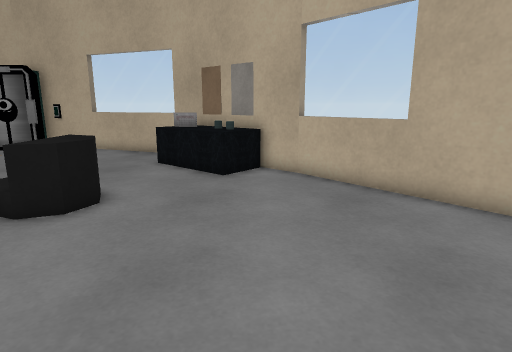
View 1 (above)

18 first-person views from a walk through a scene from a Unity 3-D project. The camera is 1.2 m above the floor, tilts 12° down and sees 75° across. The floor is counted in squares, 0.5 m on a side. Each view is taken from the middle of a square. On the plan, view 1 faces up. The plan holds only what a view shows up to about 20 squares ahead; the rest is blank. The player character is not drawn. Some surface patterns are stand-ins.

View 2
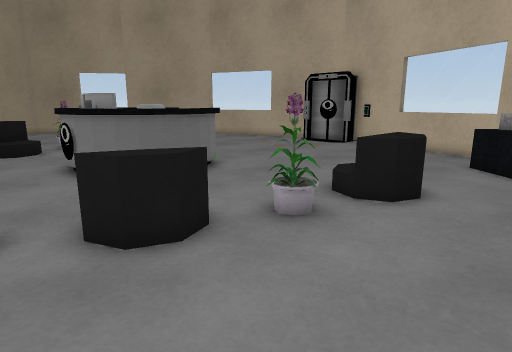

View 3
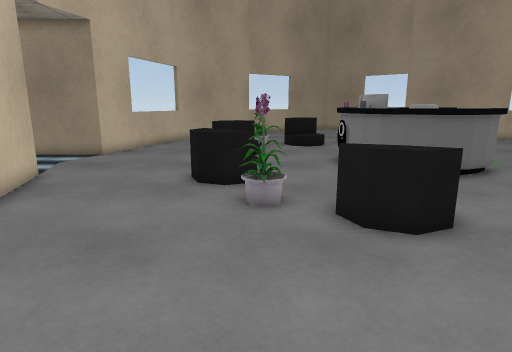

View 4
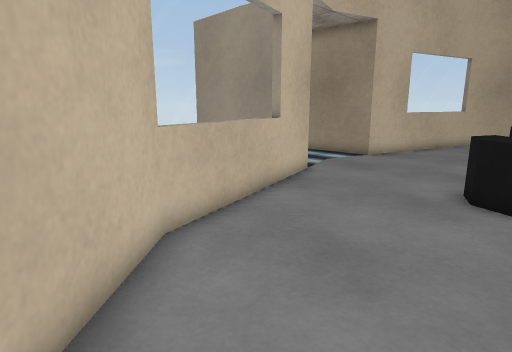

View 5
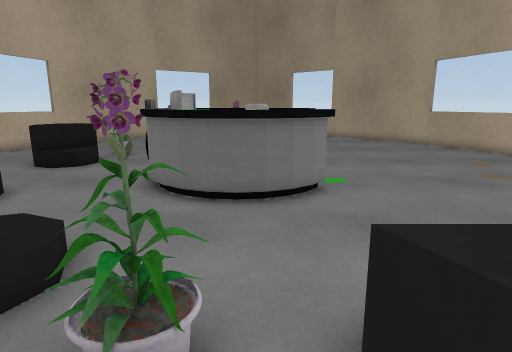

View 6
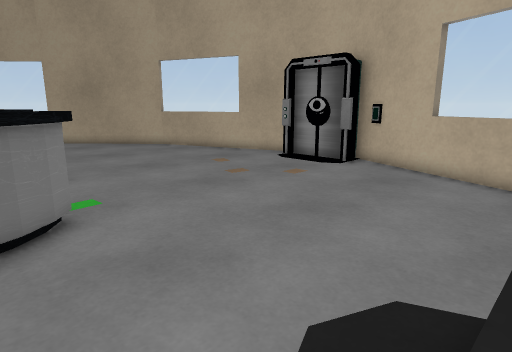

View 7
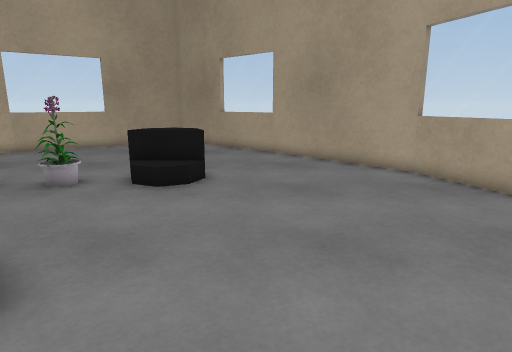

View 8
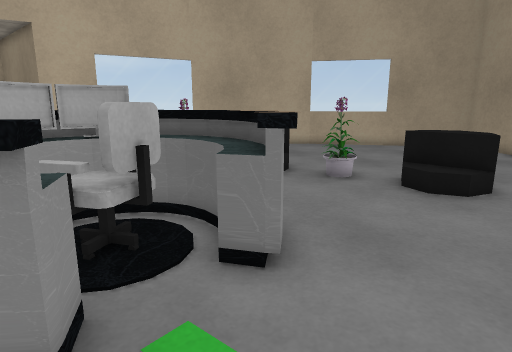

View 9
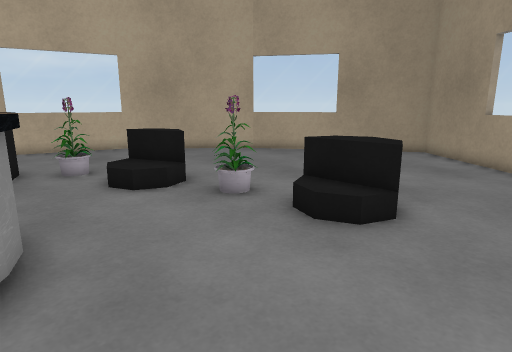

View 10
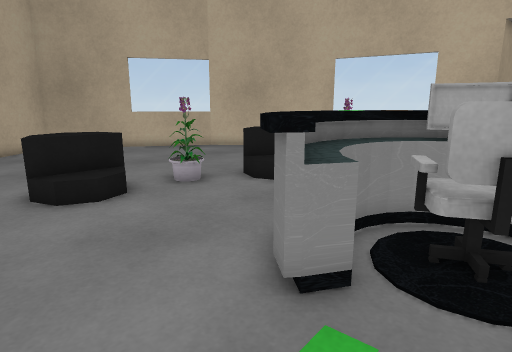

View 11
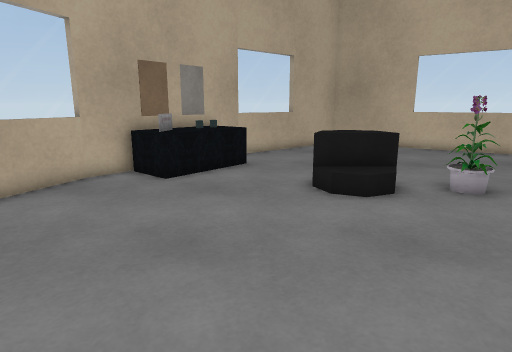

View 12
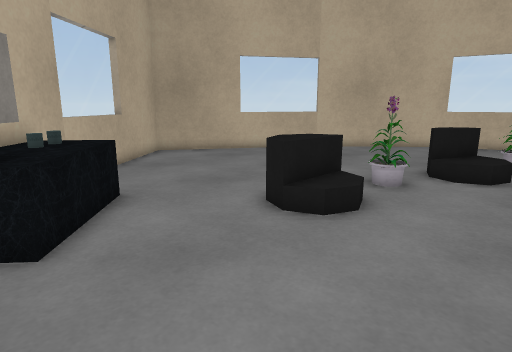

View 13
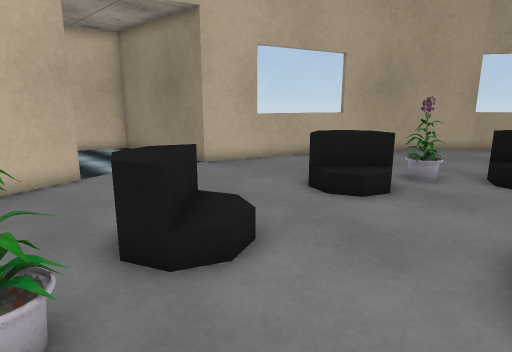

View 14
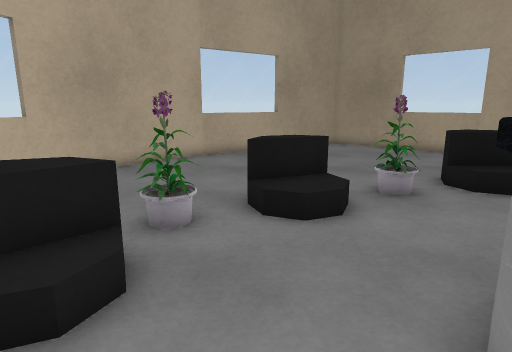

View 15
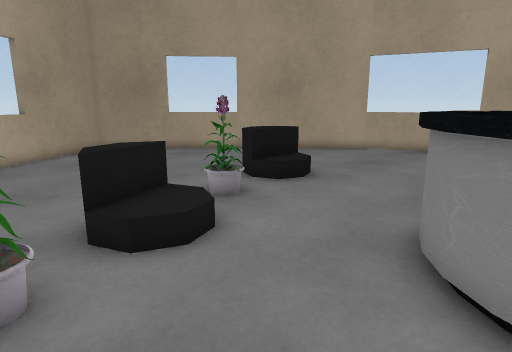

View 16
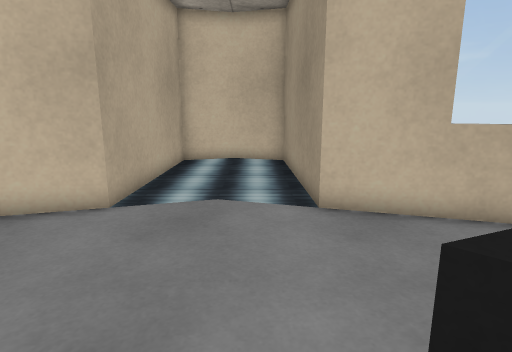

View 17
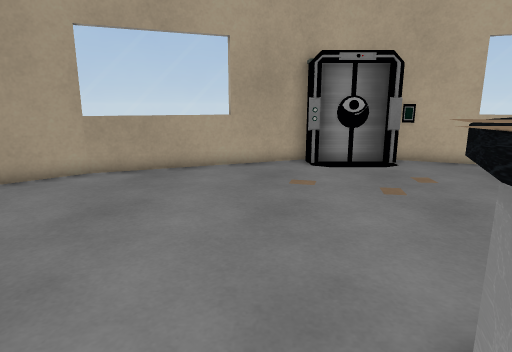

View 18
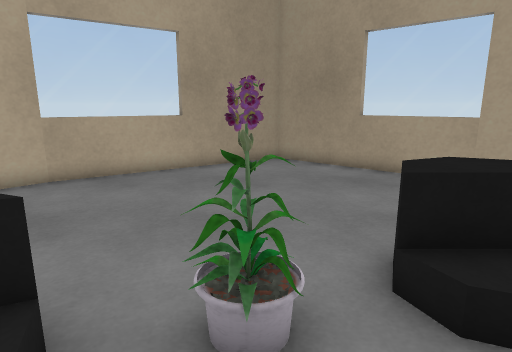

### Floor plan
Key: @ floor where view 1 was taken; # wall or solid block; x gap in a wall; . floor; = window, fence, low wall or low ledge; v drop or lower ground; O other object.
Columns run from 34 left of view 1 to 6 right of it. Each row starts with its distance up from view 1.
 20                  ##  ###
 19              #####OOOOO#####
 18            ##===.........===##
 17           #==...............==#
 16         ###...................####
 15        ##.....................OOO#
 14       ##......................OOO##
 13      ##........................OOO##
 12    ###..........................OOO###
 11   ##=...............................=##
 10   #=.................................=##
  9   =.......==.................==.......=#
  8  ##.......=OO.....OO.OO.....OO=........#
  7 ##.........O.....#OO.OOO.....O.........##
  6 #................#OOOOOO................#
  5 ##.........OO....OOOOOO#....O...........#
  4 ##...............OOOOOO#...............##
  3  ##.........xO....OOOO#....O..........##
  2   =.........=OO.....O.....OO=.........=
  1   #=.........O.............O.........=#
  0   ###.............................@.=##
 -1     =.........OO=O.....O=OO.........=#
 -2     ##..........=OO...OO=..........##
 -3      ###.........v.....=#.........##
 -4        ##.......................###
 -5         ##.....................##
 -6          ##...................##
 -7           #====...........====#
 -8             ######.....######
 -9                  # ...##
-10                  ##...##
-11                   #...#
-12                   #...#
-13                   #...#
-14                   #...#
-15                   #...#
-16                   #####

Positions as (right, up) in squares from view 1, and headings:
1: (0, 0), facing up
2: (-1, -1), facing up-left
3: (0, -1), facing left
4: (-1, -1), facing down-left
5: (-3, 6), facing left
6: (-5, 6), facing up-left
7: (-12, 11), facing left
8: (-12, 11), facing down-left
9: (-16, 12), facing down-left
10: (-15, 11), facing down-right
11: (-15, 11), facing right
12: (-10, 15), facing down-right
13: (-8, 3), facing down-left
14: (-13, 1), facing left
15: (-15, -1), facing up-left
16: (-15, -1), facing down
17: (-18, 5), facing up
18: (-19, 5), facing left
